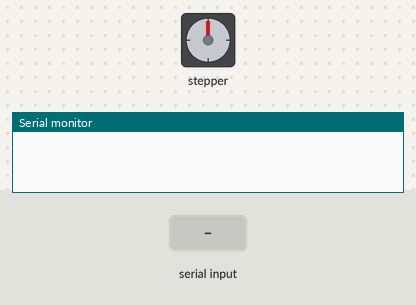
A sketch run on a simulated Arduino Uno, built with avr-gcc and run on an emulated ATmega328P. On the bench: stepper motor, the last lines printed to the serial monitor. Wiring (inferred from the names in the program): stepper motor (2048 steps per turn assumed): coils pin 8, pin 9, pin 10, pin 11. Inputs (shaded band) come from the test bench.

Above: at 1.2 s.
1.3 s: "S" received over Serial
At 2.08 s:
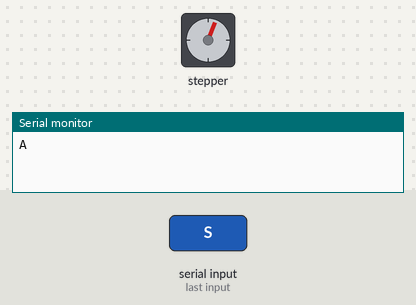
At 2.68 s:
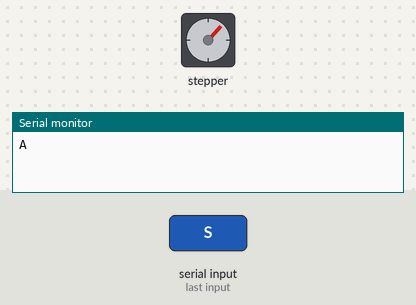
4.3 s: "1" received over Serial
At 4.49 s:
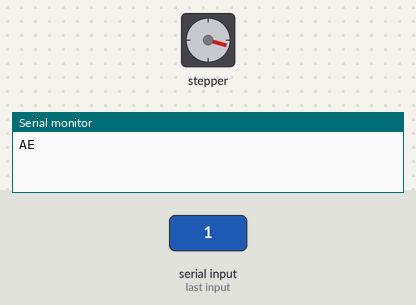
Timing chart, 0 to 19.3 s (numbered marks = the images above; inputs shaded):
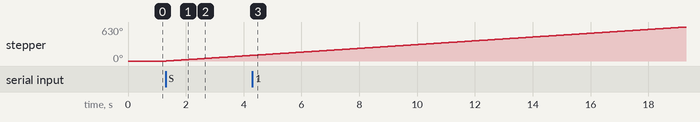

The sketch:

iteration3-5v_tracking.ino
```cpp
// --------------------
// STEPPER SETUP
// --------------------

// Skift rækkefølgen hvis den går forkert
int motorPins[4] = {8, 9, 10, 11};

// Simpel og stabil full-step sequence
int stepSequence[4][4] = {
  {1, 0, 0, 0},
  {0, 1, 0, 0},
  {0, 0, 1, 0},
  {0, 0, 0, 1}
};

int stepIndex = 0;

bool spinning = false;
int direction = 1; // 1 = højre, -1 = venstre

unsigned long lastStepTime = 0;
int stepDelay = 5; // lavere = hurtigere


// --------------------
// SETUP
// --------------------
void setup() {
  Serial.begin(115200);

  for (int i = 0; i < 4; i++) {
    pinMode(motorPins[i], OUTPUT);
    digitalWrite(motorPins[i], LOW);
  }
}


// --------------------
// LOOP
// --------------------
void loop() {

  // --- SERIAL COMMANDS ---
  if (Serial.available() > 0) {
    char cmd = Serial.read();

    switch (cmd) {

      case 'S': // sweep (default højre)
        spinning = true;
        direction = 1;
        Serial.write("A", 1);
        break;

      case 'C': // stop
        spinning = false;
        stopMotor();
        Serial.write("A", 1);
        break;

      case 'L': // venstre
        spinning = true;
        direction = -1;
        Serial.write("A", 1);
        break;

      case 'R': // højre
        spinning = true;
        direction = 1;
        Serial.write("A", 1);
        break;

      default:
        Serial.write("E", 1);
        break;
    }
  }

  // --- MOTOR CONTROL ---
  if (spinning) {
    unsigned long currentTime = millis();

    if (currentTime - lastStepTime >= stepDelay) {
      stepMotor();
      lastStepTime = currentTime;
    }
  }
}


// --------------------
// STEP MOTOR (RETNING FIX)
// --------------------
void stepMotor() {
  stepIndex += direction;

  if (stepIndex >= 4) stepIndex = 0;
  if (stepIndex < 0) stepIndex = 3;

  for (int i = 0; i < 4; i++) {
    digitalWrite(motorPins[i], stepSequence[stepIndex][i]);
  }
}


// --------------------
// STOP MOTOR
// --------------------
void stopMotor() {
  for (int i = 0; i < 4; i++) {
    digitalWrite(motorPins[i], LOW);
  }
}
```

Measured:
- after the input at 1.3 s, stepper: keeps turning clockwise at about 35°/s, starting at once
